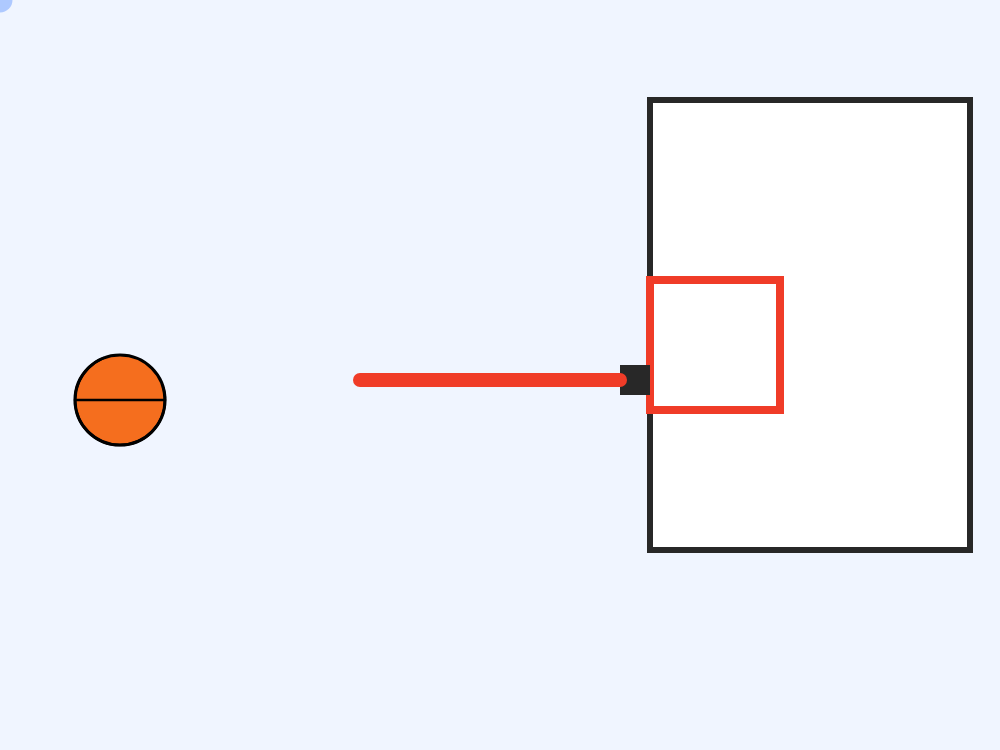
Frame 1 (no input)
Frame 60 (no input): identical to frame 1, image omitted
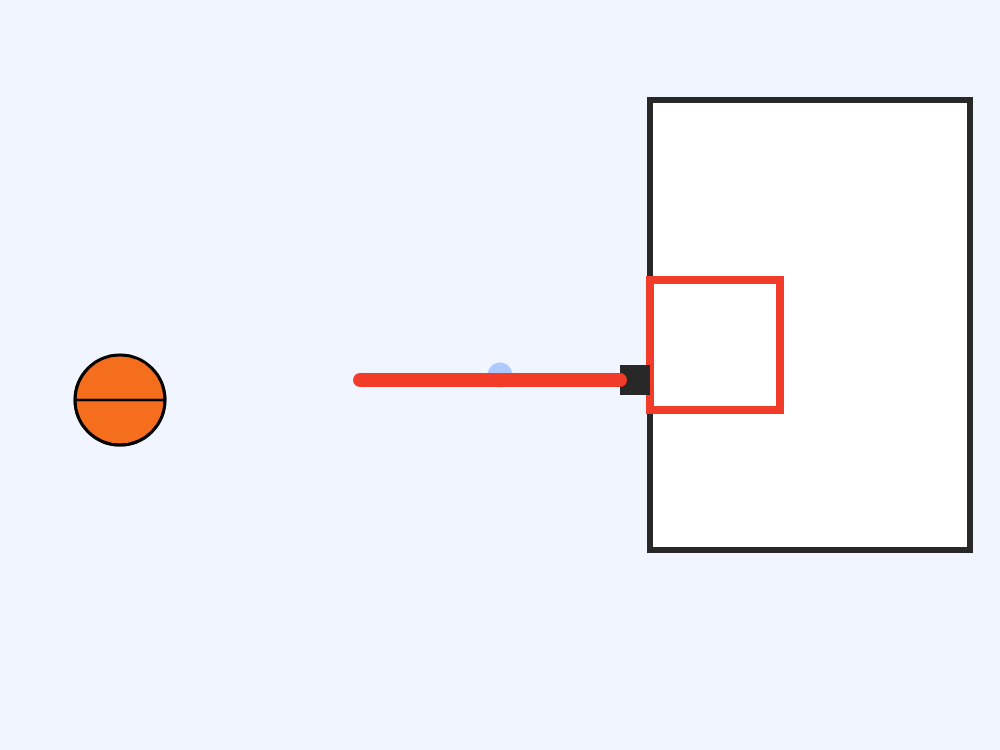
Frame 120 (the mouse pressed at the canvas centre since frame 60)

The p5.js sketch that drew these frames (run headless with seeded random() and noise() and a simulated clock; from frame 60 on, the mouse is pressed at the canvas centre):

// p5.js sketch
// ── sketch.js
/*
  Andrew L.
  Simple Shot
  A Close up of a Basketball dropping through a hoop
  Left Click to shoot the ball and try to click above the hoop to make a shot
*/

// Ball
let ballX = 120;         
let ballY = 400;         
let speedX = 0;          
let speedY = 0;          
let gravityValue = 0.4;  
let isShot = false;      

function setup() {
  
  createCanvas(1000, 750);
}

function draw() {
  background(240, 245, 255); // 

  // Backboard
  stroke(40);
  strokeWeight(6);
  fill(255); // Solid white
  rect(650, 100, 320, 450); 
  
  // Box inside Backboard
  stroke(240, 60, 40); // Orange-red color
  strokeWeight(8);
  noFill();
  rect(650, 280, 130, 130); 
  
  // Backboard outline
  fill(40);
  noStroke();
  rect(620, 365, 30, 30);

  // Apply physics when the ball is shot
  if (isShot == true) {
    speedY = speedY + gravityValue; 
    ballX = ballX + speedX;
    ballY = ballY + speedY;

    // Backbaoard collision 
    if (ballX + 45 > 650 && ballY > 100 && ballY < 550) {
      ballX = 650 - 45;         
      speedX = -speedX * 0.6;   
    }
  }
  noStroke();
  fill(100, 150, 255, 120);
  ellipse(mouseX, mouseY, 25, 25);

  if (speedY > 0 && ballX > 370 && ballX < 600 && ballY > 330 && ballY < 380) {
    speedX = 0;   
    speedY = 6;   
    ballX = 485;  
  }

  // Reset if the ball falls off the edge
  if (ballY > 800) {
    resetBall(); // 
  }

  // Baskeball
  stroke(0);
  strokeWeight(3);
  fill(245, 110, 30); 
  ellipse(ballX, ballY, 90, 90); 

  // Basketball seams 
  noFill();
  strokeWeight(2.5);
  line(ballX - 45, ballY, ballX + 45, ballY); 
  arc(ballX, ballY, 90, 90, 50, 130);       

  // Rim
  stroke(240, 60, 40); 
  strokeWeight(14);   
  noFill();
  line(360, 380, 620, 380); 
}

function resetBall() {
  ballX = 120;
  ballY = 400;    
  speedX = 0;
  speedY = 0;
  isShot = false; 
}

// Mouse click to shoot
function mousePressed() {
  if (isShot == false) {
    speedX = (mouseX - ballX) * 0.035;
    speedY = (mouseY - ballY) * 0.035;
    isShot = true; // 
  }
}

// Puts ball back to start
function keyPressed() {
  resetBall();
}
